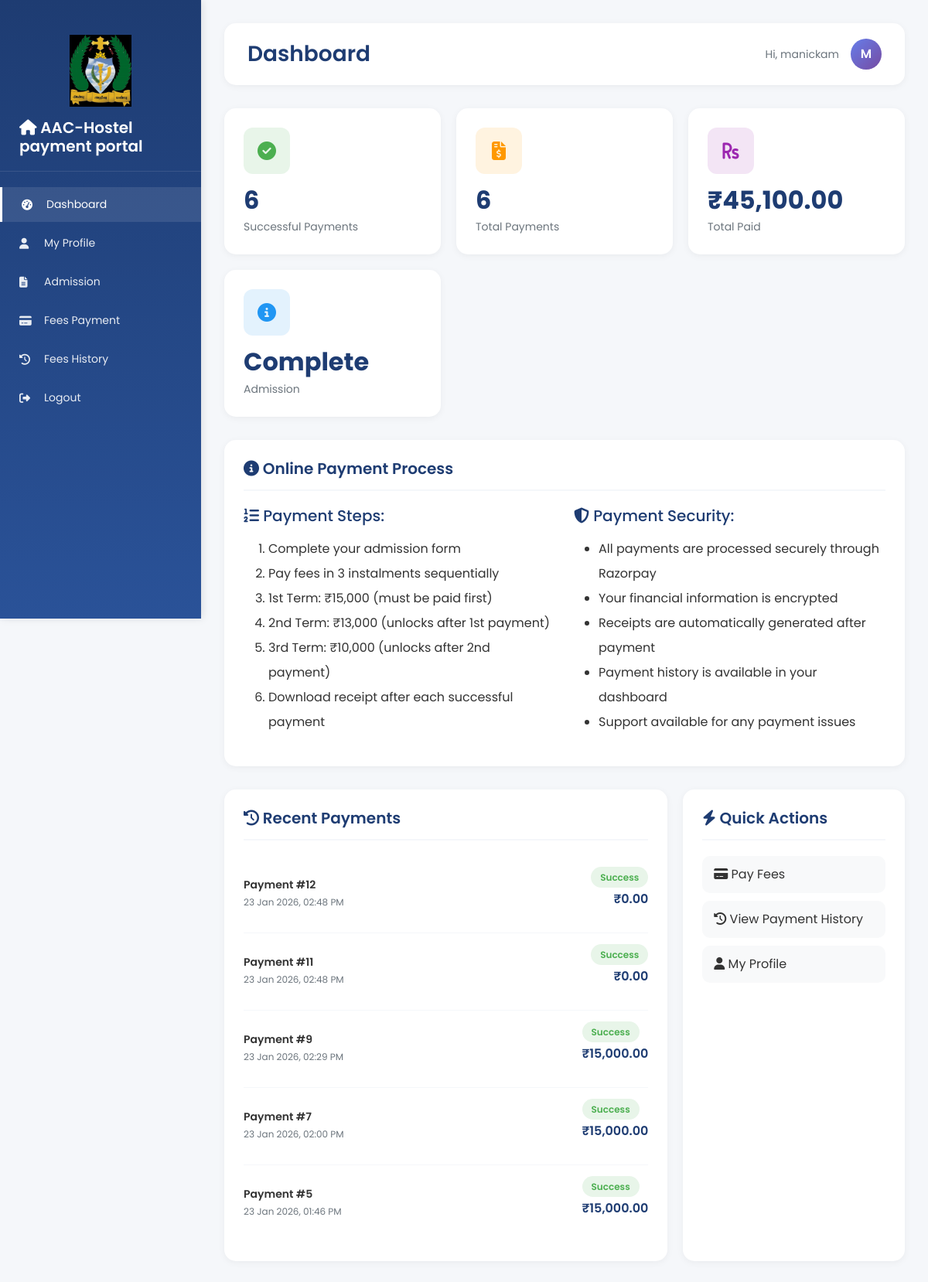
/dashboard.php (signed in), run on the app's committed database.
### tables this page shows
CREATE TABLE `payments` (
  `id` int(11) NOT NULL,
  `user_id` int(11) NOT NULL,
  `admission_id` int(11) DEFAULT NULL,
  `instalment_number` int(11) NOT NULL DEFAULT 0,
  `amount` int(11) NOT NULL,
  `status` enum('pending','success','failed','refunded') DEFAULT 'pending',
  `razorpay_order_id` varchar(255) DEFAULT NULL,
  `razorpay_payment_id` varchar(255) DEFAULT NULL,
  `razorpay_signature` varchar(255) DEFAULT NULL,
  `payment_method` varchar(50) DEFAULT NULL,
  `payment_date` datetime DEFAULT NULL,
  `created_at` datetime DEFAULT current_timestamp(),
  `updated_at` datetime DEFAULT current_timestamp() ON UPDATE current_timestamp()
);

### dashboard.php (the view, shortened to what this page needs)
<?php
include('includes/config.php');
$user_id = $_SESSION['user_id'];
$user_name = $_SESSION['user_name'];
$admission = null;
$stmt = $mysqli->prepare("SELECT * FROM admission WHERE user_id = ? ORDER BY created_at DESC LIMIT 1");
$stmt->bind_param('i', $user_id);
$stmt->execute();
$result = $stmt->get_result();
if ($result->num_rows > 0) {
    $admission = $result->fetch_assoc();
}
$recent_payments = [];
$stmt = $mysqli->prepare("SELECT * FROM payments WHERE user_id = ? ORDER BY created_at DESC LIMIT 5");
$stmt->bind_param('i', $user_id);
$stmt->execute();
$result = $stmt->get_result();
while ($row = $result->fetch_assoc()) {
    $recent_payments[] = $row;
}
$total_payments = 0;
$successful_payments = 0;
$stmt = $mysqli->prepare("SELECT COUNT(*) as total, SUM(CASE WHEN status = 'success' THEN 1 ELSE 0 END) as success FROM payments WHERE user_id = ?");
$stmt->bind_param('i', $user_id);
$stmt->execute();
$result = $stmt->get_result();
if ($row = $result->fetch_assoc()) {
    $total_payments = $row['total'];
    $successful_payments = $row['success'];
}
?>
<!DOCTYPE html>
<html lang="en">
<head>
    <link href="https://cdn.jsdelivr.net/npm/bootstrap@5.3.0/dist/css/bootstrap.min.css" rel="stylesheet">
    <link rel="stylesheet" href="https://cdnjs.cloudflare.com/ajax/libs/font-awesome/6.4.0/css/all.min.css">
</head>
<body>
    <?php include('includes/user_sidebar.php'); ?>
    <div class="main-content">
        <div class="header">
            <h1>Dashboard</h1>
            <div class="user-info">
                <span>Hi, <?php echo htmlspecialchars($user_name); ?></span>
                <div class="user-avatar">
                    <?php echo strtoupper(substr($user_name, 0, 1)); ?>
                </div>
            </div>
        </div>
        <div class="stats-grid">
            <div class="stat-card">
                <div class="stat-icon green">
                    <i class="fas fa-check-circle"></i>
                </div>
                <h3><?php echo $successful_payments; ?></h3>
                <p>Successful Payments</p>
            </div>
            <div class="stat-card">
                <div class="stat-icon orange">
                    <i class="fas fa-file-invoice-dollar"></i>
                </div>
                <h3><?php echo $total_payments; ?></h3>
                <p>Total Payments</p>
            </div>
            <div class="stat-card">
                <div class="stat-icon purple">
                    <i class="fas fa-rupee-sign"></i>
                </div>
                <h3>₹<?php
                    $total_paid = 0;
                    $stmt = $mysqli->prepare("SELECT SUM(amount) as total FROM payments WHERE user_id = ? AND status = 'success'");
                    $stmt->bind_param('i', $user_id);
                    $stmt->execute();
                    $result = $stmt->get_result();
                    $row = $result->fetch_assoc();
                    if ($row && isset($row['total']) && $row['total'] !== null) {
                        $total_paid = $row['total'] / 100;
                    }
                    echo number_format($total_paid, 2);
                ?></h3>
                <p>Total Paid</p>
            </div>
            <div class="stat-card">
                <div class="stat-icon blue">
                    <i class="fas fa-info-circle"></i>
                </div>
                <h3><?php echo $admission ? 'Complete' : 'Pending'; ?></h3>
                <p>Admission</p>
            </div>
        </div>
        <div class="content-card" style="margin-bottom: 30px;">
            <h3><i class="fas fa-info-circle"></i> Online Payment Process</h3>
            <div class="row">
                <div class="col-md-6">
                    <h5 style="color: #1e3c72; margin-bottom: 15px;"><i class="fas fa-list-ol"></i> Payment Steps:</h5>
                    <ol style="line-height: 2;">
                        <li>Complete your admission form</li>
                        <li>Pay fees in 3 instalments sequentially</li>
                        <li>1st Term: ₹15,000 (must be paid first)</li>
                        <li>2nd Term: ₹13,000 (unlocks after 1st payment)</li>
                        <li>3rd Term: ₹10,000 (unlocks after 2nd payment)</li>
                        <li>Download receipt after each successful payment</li>
                    </ol>
                </div>
                <div class="col-md-6">
                    <h5 style="color: #1e3c72; margin-bottom: 15px;"><i class="fas fa-shield-alt"></i> Payment Security:</h5>
                    <ul style="line-height: 2;">
                        <li>All payments are processed securely through Razorpay</li>
                        <li>Your financial information is encrypted</li>
                        <li>Receipts are automatically generated after payment</li>
                        <li>Payment history is available in your dashboard</li>
                        <li>Support available for any payment issues</li>
                    </ul>
                </div>
            </div>
        </div>
        <div class="content-grid">
            <div class="content-card">
                <h3><i class="fas fa-history"></i> Recent Payments</h3>
                <?php if (empty($recent_payments)): ?>
                    <p style="color: #6c757d; text-align: center; padding: 20px;">No payments found</p>
                <?php else: ?>
                    <?php foreach ($recent_payments as $payment): ?>
                        <div class="payment-item">
                            <div class="payment-info">
                                <h5>Payment #<?php echo $payment['id']; ?></h5>
                                <p><?php echo date('d M Y, h:i A', strtotime($payment['created_at'])); ?></p>
                            </div>
                            <div>
                                <span class="payment-status <?php echo $payment['status']; ?>">
                                    <?php echo ucfirst($payment['status']); ?>
                                </span>
                                <p style="text-align: right; margin-top: 5px; font-weight: 600; color: #1e3c72;">
                                    ₹<?php echo number_format($payment['amount'] / 100, 2); ?>
                                </p>
                            </div>
                        </div>
                    <?php endforeach; ?>
                <?php endif; ?>
            </div>
            <div class="content-card">
                <h3><i class="fas fa-bolt"></i> Quick Actions</h3>
                <ul class="quick-actions">
                    <li><a href="fees-payment.php"><i class="fas fa-credit-card"></i> Pay Fees</a></li>
                    <li><a href="fees-history.php"><i class="fas fa-history"></i> View Payment History</a></li>
                    <li><a href="my-profile.php"><i class="fas fa-user"></i> My Profile</a></li>
                </ul>
            </div>
        </div>
    </div>
</body>
</html>

### includes/user_sidebar.php (shortened to what this page needs)
<div class="sidebar">
    <div class="sidebar-logo">
        <img src="images/aac_hostel.jpeg" alt="AAC Hostel" style="margin-top: 10px;">
    </div>
    <div class="sidebar-header">
        <h3><i class="fas fa-home"></i> <?php echo SITE_NAME; ?></h3>
    </div>
    <ul class="sidebar-menu">
        <li><a href="dashboard.php" class="<?php echo basename($_SERVER['PHP_SELF']) === 'dashboard.php' ? 'active' : ''; ?>"><i class="fas fa-tachometer-alt"></i> Dashboard</a></li>
        <li><a href="my-profile.php" class="<?php echo basename($_SERVER['PHP_SELF']) === 'my-profile.php' ? 'active' : ''; ?>"><i class="fas fa-user"></i> My Profile</a></li>
        <li><a href="admission.php" class="<?php echo basename($_SERVER['PHP_SELF']) === 'admission.php' ? 'active' : ''; ?>"><i class="fas fa-file-alt"></i> Admission</a></li>
        <li><a href="fees-payment.php" class="<?php echo basename($_SERVER['PHP_SELF']) === 'fees-payment.php' ? 'active' : ''; ?>"><i class="fas fa-credit-card"></i> Fees Payment</a></li>
        <li><a href="fees-history.php" class="<?php echo basename($_SERVER['PHP_SELF']) === 'fees-history.php' ? 'active' : ''; ?>"><i class="fas fa-history"></i> Fees History</a></li>
        <li><a href="logout.php"><i class="fas fa-sign-out-alt"></i> Logout</a></li>
    </ul>
</div>

### dashboard.php (style rules this page uses)
* { margin: 0; padding: 0; box-sizing: border-box; }
body { font-family: 'Poppins', sans-serif; background: #f5f7fa; color: #333; }
.header { background: white; padding: 20px 30px; border-radius: 15px; box-shadow: 0 2px 10px rgba(0,0,0,0.05); margin-bottom: 30px; display: flex; justify-content: space-between; align-items: center; }
.header h1 { font-size: 28px; font-weight: 600; color: #1e3c72; margin: 0; }
.user-info { display: flex; align-items: center; gap: 15px; }
.user-info span { color: #6c757d; font-size: 14px; }
.user-avatar { width: 40px; height: 40px; border-radius: 50%; background: linear-gradient(135deg, #667eea 0%, #764ba2 100%); display: flex; align-items: center; justify-content: center; color: white; font-weight: 600; }
.stats-grid { display: grid; grid-template-columns: repeat(auto-fit, minmax(250px, 1fr)); gap: 20px; margin-bottom: 30px; }
.stat-card { background: white; padding: 25px; border-radius: 15px; box-shadow: 0 2px 10px rgba(0,0,0,0.05); transition: transform 0.3s; }
.stat-icon { width: 60px; height: 60px; border-radius: 12px; display: flex; align-items: center; justify-content: center; font-size: 24px; margin-bottom: 15px; }
.stat-icon.blue { background: #e3f2fd; color: #2196f3; }
.stat-icon.green { background: #e8f5e9; color: #4caf50; }
.stat-icon.orange { background: #fff3e0; color: #ff9800; }
.stat-icon.purple { background: #f3e5f5; color: #9c27b0; }
.stat-card h3 { font-size: 32px; font-weight: 700; color: #1e3c72; margin: 0; }
.stat-card p { color: #6c757d; font-size: 14px; margin: 5px 0 0; }
.content-grid { display: grid; grid-template-columns: 2fr 1fr; gap: 20px; }
.content-card { background: white; padding: 25px; border-radius: 15px; box-shadow: 0 2px 10px rgba(0,0,0,0.05); }
.content-card h3 { font-size: 20px; font-weight: 600; color: #1e3c72; margin-bottom: 20px; padding-bottom: 15px; border-bottom: 2px solid #f5f7fa; }
.payment-item { padding: 15px 0; border-bottom: 1px solid #f5f7fa; display: flex; justify-content: space-between; align-items: center; }
.payment-item:last-child { border-bottom: none; }
.payment-info h5 { font-size: 14px; font-weight: 600; color: #333; margin: 0; }
.payment-info p { font-size: 12px; color: #6c757d; margin: 5px 0 0; }
.payment-status { padding: 5px 12px; border-radius: 20px; font-size: 12px; font-weight: 600; }
.payment-status.success { background: #e8f5e9; color: #4caf50; }
.quick-actions { list-style: none; padding: 0; }
.quick-actions li { margin-bottom: 10px; }
.quick-actions a { display: block; padding: 12px 15px; background: #f8f9fa; border-radius: 10px; color: #333; text-decoration: none; transition: all 0.3s; }

### includes/user_sidebar.php (style rules this page uses)
.sidebar { position: fixed; left: 0; top: 0; height: 100vh; width: 260px; background: linear-gradient(180deg, #1e3c72 0%, #2a5298 100%); color: white; padding: 20px 0 0 0; box-shadow: 2px 0 10px rgba(0,0,0,0.1); z-index: 1000; overflow-y: auto; transition: transform 0.3s ease; }
.sidebar-logo { text-align: center; padding: 15px 0; }
.sidebar-logo img { max-width: 80px; height: auto; display: block; margin: 0 auto; }
.sidebar-header { padding: 0 25px 20px; border-bottom: 1px solid rgba(255,255,255,0.1); margin-bottom: 20px; }
.sidebar-header h3 { font-size: 20px; font-weight: 600; margin: 0; }
.sidebar-menu { list-style: none; padding: 0; }
.sidebar-menu li { margin: 5px 0; }
.sidebar-menu a { display: flex; align-items: center; padding: 12px 25px; color: rgba(255,255,255,0.9); text-decoration: none; transition: all 0.3s; font-size: 14px; }
.sidebar-menu a:hover, .sidebar-menu a.active { background: rgba(255,255,255,0.1); color: white; border-left: 3px solid #fff; }
.sidebar-menu a i { width: 20px; margin-right: 12px; }
.main-content { margin-left: 260px; padding: 30px; min-height: 100vh; }

### data on the page
payments: id "12", created_at "23 Jan 2026, 02:48 PM", status "Success", $payment['amount']/100 "0.00"
payments: id "11", created_at "23 Jan 2026, 02:48 PM", status "Success", $payment['amount']/100 "0.00"
payments: id "9", created_at "23 Jan 2026, 02:29 PM", status "Success", $payment['amount']/100 "15,000.00"
payments: id "7", created_at "23 Jan 2026, 02:00 PM", status "Success", $payment['amount']/100 "15,000.00"
payments: id "5", created_at "23 Jan 2026, 01:46 PM", status "Success", $payment['amount']/100 "15,000.00"

### other printed values
SITE_NAME "AAC-Hostel payment portal"
$user_name "manickam"
substr($user_name, 0, 1) "M"
$successful_payments "6"
$total_payments "6"
$total_paid "45,100.00"
